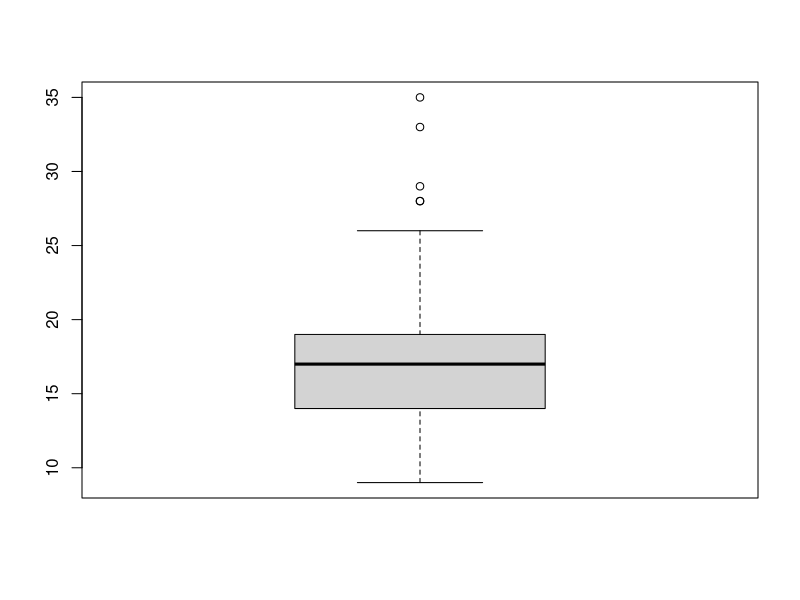
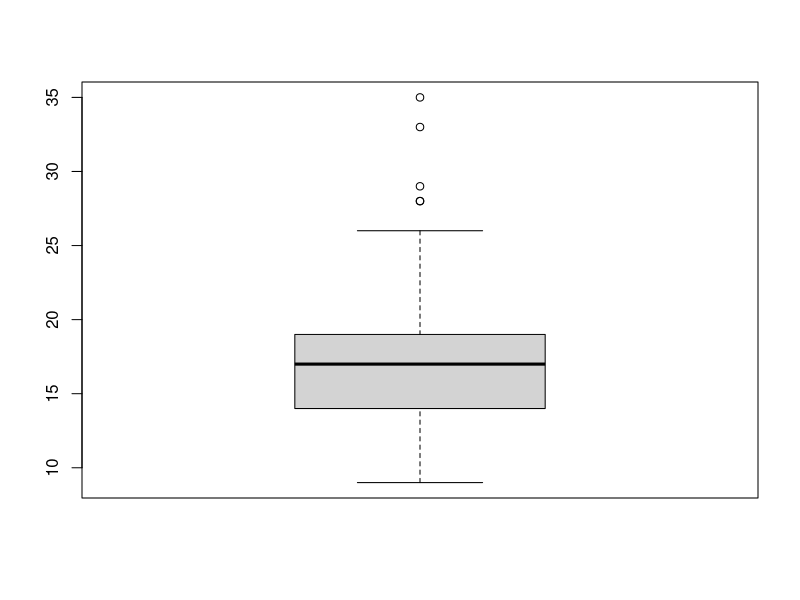
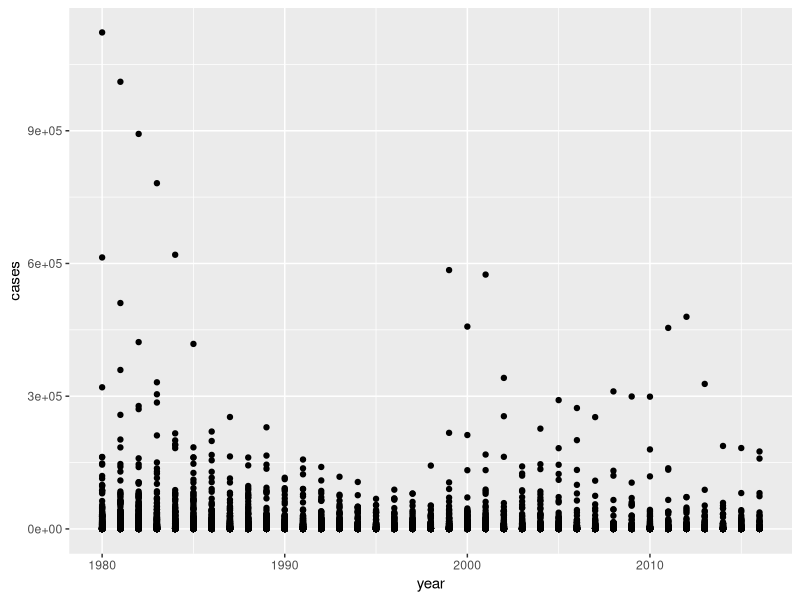
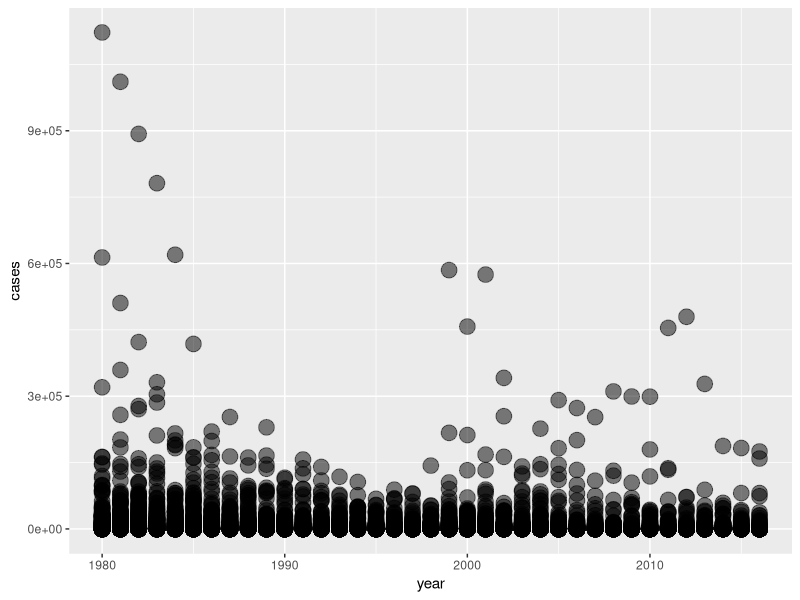
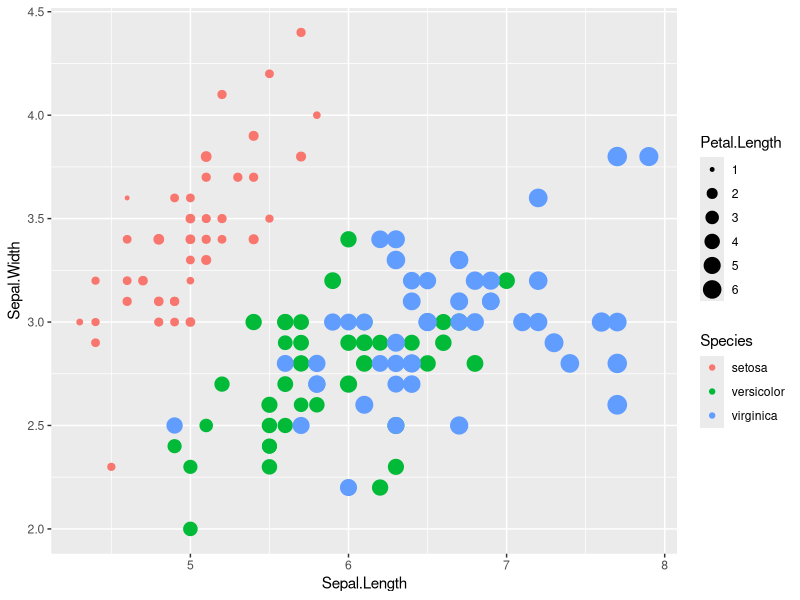
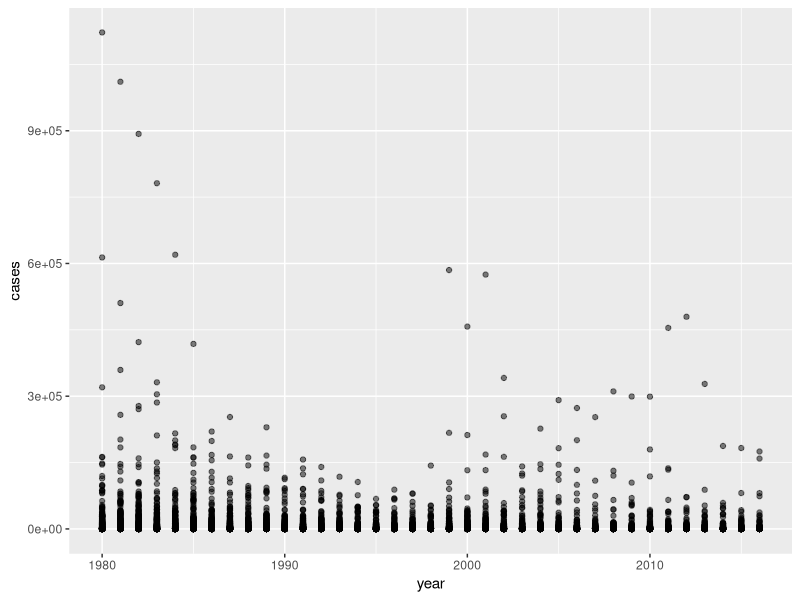
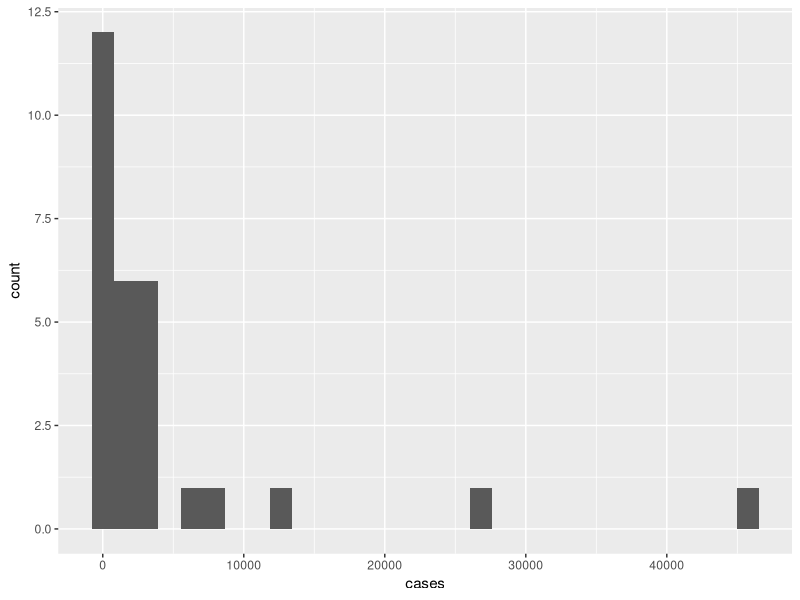
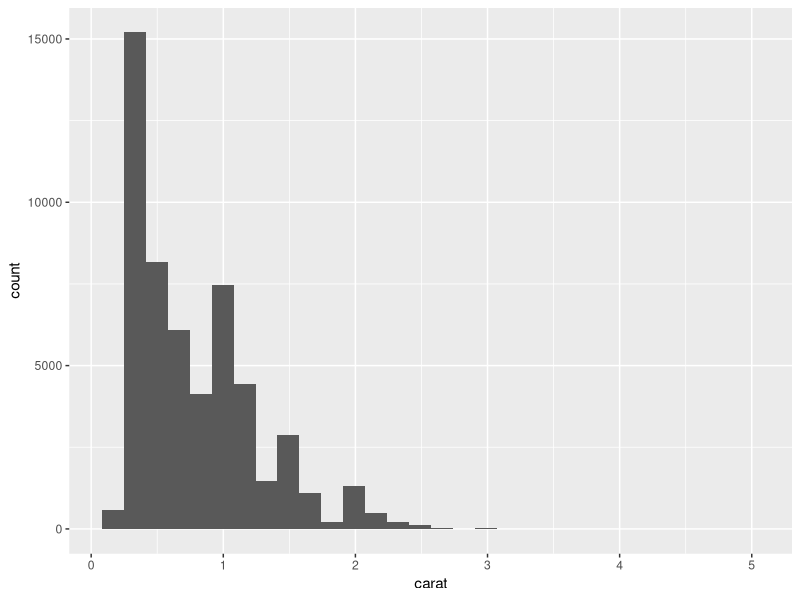

Source code (R) for these figures, in order:
## ---- chunk 1
knitr::opts_chunk$set(echo = TRUE)
## ---- chunk 2
# 코드 청크
library(ggplot2)
library(data.table)
library(readxl)
library(foreign)
library(dplyr)
## ---- chunk 3
exam_na <- read.csv("exam_na.csv")
str(exam_na)
## ---- chunk 4
# 예시
exam_na <- read.csv("exam_na.csv")
is.na(exam_na)
## ---- chunk 5
table(is.na(exam_na))
table(is.na(exam_na$korean))
summary(is.na(exam_na))   # 데이터세트의 전체 변수별로 결측치 빈도 확인
summary(exam_na)   # 데이터세트의 전체 변수별 통계치 확인
## ---- chunk 6
mean(exam_na$korean)
mean(exam_na$korean, na.rm = TRUE)
## ---- chunk 7
na.omit(exam_na)
## ---- chunk 8
exam_na %>% filter(is.na(korean))   # 결측치 있는 행만 추출
## ---- chunk 9
exam_na %>% filter(!is.na(korean))   # 결측치 없는 행 모두 추출
## ---- chunk 10
exam_na %>% filter(is.na(korean) & !is.na(english))
exam_na %>% filter(!is.na(korean) & !is.na(english))
exam_na %>% filter(is.na(korean) | !is.na(english))
exam_na %>% filter(is.na(korean) | is.na(english))
## ---- chunk 11
exam_na$korean

mean(exam_na$korean, na.rm = TRUE)

exam_na$korean <- ifelse(is.na(exam_na$korean), 90.25, exam_na$korean)

exam_na$korean
## ---- chunk 12
library(mlbench)
colSums(is.na(exam_na))    # 결측값 확인
exam_na2 <- read.csv("exam_na.csv")

exam_na <- exam_na[complete.cases(exam_na2) ,]
# complete.cases() : 해당되는 행의 결측치를 제거하는 함수
colSums(is.na(exam_na))

colSums(is.na(exam_na2))
exam_na2 <- exam_na2 %>% filter(!is.na(korean) & !is.na(english))
colSums(is.na(exam_na2))
## ---- chunk 13
mpg1_out <- read.csv("mpg1_out.csv")
## ---- chunk 14
table(mpg1_out$trans)
## ---- chunk 15
mpg1_out$trans <- ifelse(mpg1_out$trans == 3, NA, mpg1_out$trans)

table(is.na(mpg1_out$trans))# 결측치 빈도 확인
## ---- chunk 16
result <- mpg1_out %>% filter(!is.na(trans))

table(is.na(result$trans))
## ---- chunk 17
mpg1_out_result <- mpg1_out %>% filter(mpg1_out$trans != 3)

table(is.na(mpg1_out_result$trans))

table(mpg1_out_result$trans)
## ---- chunk 18
mpg1 <- read.csv("mpg1.csv")

boxplot(mpg1$cty)
boxplot(mpg1$cty)$stats
## ---- chunk 19
library(ggplot2)
library(readxl)
who_disease <- read_xlsx("who_disease.xlsx")


ggplot(who_disease, aes(x = year, y = cases)) +
# ggplot(객체, aes(x = 변수, y = 변수))
# aes() : 축을 그리는 함수
  # 그래프 종류
  geom_point()
## ---- chunk 20
ggplot(who_disease, aes(x = year, y = cases)) +
  geom_point(alpha = 0.5, size = 5)
  # geom_point(alpha = 0.5, colour = "#2CF23A", shape = 15, size = 1) -> 다양한 옵션 주기(fill은 point에 적용 불가)
## ---- chunk 21
str(iris)
ggplot(iris, aes(x = Sepal.Length,
                 y = Sepal.Width,
                 colour = Species,
                 size = Petal.Length)) +
  geom_point()    # 옵션으로 장난치기
## ---- chunk 22
ggplot(who_disease, aes(x = year, y = cases)) +
  geom_point(alpha = 0.5)
# 데이터 가공 -> 데이터 시각화 -> 데이터 재가공 -> 데이터 시각화 무한 반복
## ---- chunk 23
library(dplyr)
str(who_disease)
who_disease %>% 
  filter(region == "AMR",
         year == 1980,
         disease == "pertussis",
         cases > 0) -> data2

ggplot(data2, aes(x = cases)) +
  geom_histogram()

ggplot(diamonds, aes(x = carat)) +
  geom_histogram()
## ---- chunk 24
# 한 개 구간의 크기 = x축의 전체 범위를 30으로 나누면 알 수 있다
range(diamonds$carat)

# carat의 한 구간 크기 = (5.01-0.20)/30 = 0.1603333

ggplot(diamonds, aes(x=carat)) +
  geom_histogram(binwidth = 0.8)

ggplot(diamonds, aes(x=carat)) +
  geom_histogram(binwidth = 0.009)
## ---- chunk 25
ggplot(data2, aes(x = country, y = cases)) +
  geom_col(fill = "#62FDFF") +
  # 옵션 입력
  coord_flip()
## ---- chunk 26
ggplot(who_disease, aes(disease)) +
  geom_bar()

ggplot(who_disease, aes(region)) +
  geom_bar()
## ---- chunk 27
ggplot(diamonds, aes(x = carat)) +
  geom_density()
## ---- chunk 28
ggplot(economics, aes(x = date, y = uempmed)) +
  geom_line(colour = "yellow")
    
ggplot(economics, aes(x = date, y = psavert)) +
  geom_line()

ggplot() +
  geom_line(data=economics, aes(x = date, y = uempmed, colour = "red")) +      
  # "data=데이터세트"를 반드시 넣어야 함
  geom_line(data=economics, aes(x = date, y = psavert))
## ---- chunk 29
ggplot(data = diamonds, aes(x=carat, 
                           y=price,
                           col = cut)) +    # col = colour
  geom_point()
        
## ---- chunk 30
ggplot(diamonds, aes(x = color,
                     fill = cut)) +
  geom_bar()
## ---- chunk 31
ggplot(diamonds, aes(x = color,
                     fill = cut)) +
  geom_bar(position="fill")
## ---- chunk 32
ggplot(diamonds, aes(x = color,
                     fill = cut)) +
  geom_bar(position="dodge")
## ---- chunk 33
leisure <- read.csv("leisure.csv")
str(leisure)
## ---- chunk 34
ggplot(data=leisure, aes(x=age, y=expense, col = sex)) +
  geom_line(size = 1.4)
## ---- chunk 35
mpg1 <- read.csv("mpg1.csv", stringsAsFactors = F)

# 데이터 가공
drv_hwy <- mpg1 %>% 
  group_by(drv) %>% 
  summarise(mean_hwy = mean(hwy))
## ---- chunk 36
# 기본 그래프
ggplot(data = drv_hwy, aes(x = drv, y = mean_hwy)) +
  geom_col()

# 오름차순
ggplot(data = drv_hwy, aes(x = reorder(drv, mean_hwy), 
                           y = mean_hwy)) +
  geom_col()

# 내림차순
ggplot(data = drv_hwy, aes(x = reorder(drv, -mean_hwy), 
                           y = mean_hwy)) +
  geom_col()

# 옵션 - 그래프와 축에 타이틀 입력
ggplot(data = drv_hwy, aes(x = reorder(drv, -mean_hwy), 
                           y = mean_hwy)) +
  geom_col() +
  labs(
    title = "제목을 입력하세요",
    subtitle = "소제목을 입력하세요",
    x = "x 변수명을 입력하세요",
    y = "y 변수명을 입력하세요",
    caption = "데이터 출처를 입력하세요"
  )
